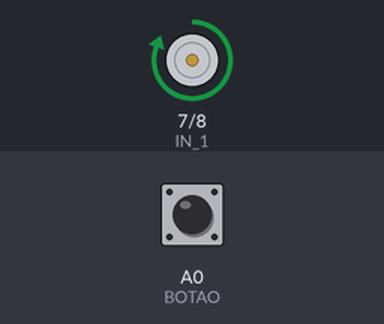
The sketch below on a simulated Arduino Uno, built with avr-gcc and run on an emulated ATmega328P. Parts: motor-driver pin pairs drawn as motors (green arrow = first pin HIGH = forward, orange = second pin HIGH = backward, longer = more drive). Inputs (shaded band) come from the test bench; at power-on: A0 (BOTAO) HIGH.

Above: at 1.2 s.
1.3 s: A0 (BOTAO) pulled LOW for 0.15 s
At 2.3 s:
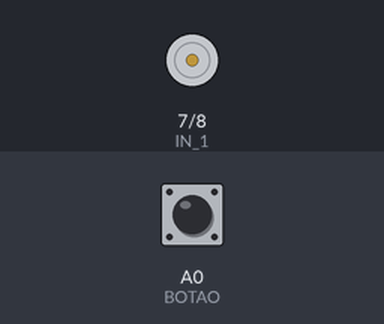
2.9 s: A0 (BOTAO) pulled LOW for 1 s
At 3.6 s:
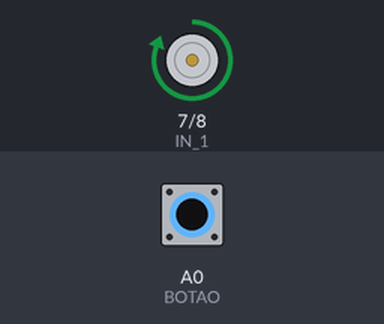
5.4 s: A0 (BOTAO) pulled LOW for 3.2 s
At 6.7 s:
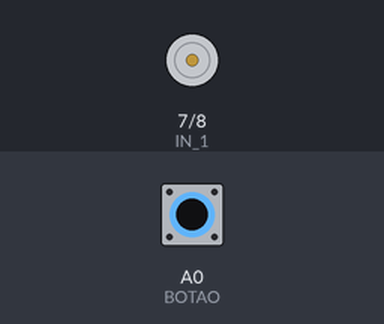
Timing chart, 0 to 8.4 s (numbered marks = the images above; inputs shaded):
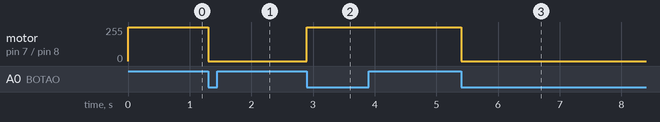

Measured:
- after the input at 1.3 s, motor on pin 7 (IN_1) / pin 8 (IN_2): forward 255/255 → stopped at once
- after the input at 2.9 s, motor on pin 7 (IN_1) / pin 8 (IN_2): stopped → forward 255/255 at once
- after the input at 5.4 s, motor on pin 7 (IN_1) / pin 8 (IN_2): forward 255/255 → stopped at once

The sketch:

ex19102018.ino
```cpp
#define BOTAO A0
#define IN_1 7
#define IN_2 8

int estado;
bool ligado = false;

void setup() {
  Serial.begin(9600);
  pinMode(BOTAO, INPUT_PULLUP);
  pinMode(IN_1, OUTPUT);
  pinMode(IN_2, OUTPUT);
  estado = 1;
  digitalWrite(IN_1, HIGH);
}

void loop() {
  // estado 1
  if (estado == 1 && !digitalRead(BOTAO)) {
    digitalWrite(IN_1, ligado ? HIGH : LOW);
    ligado = !ligado;
    estado = 2;
    delay(50);
  }

  // estado 2
  if (estado == 2 && digitalRead(BOTAO)) {
    estado = 1;
    delay(50);
  }

  // estado 3
  if (estado == 3 && !digitalRead(BOTAO)) {
    estado = 4;
    delay(50);
  }

  // estado 4
  if (estado == 4 && digitalRead(BOTAO)) {
    estado = 1;
    delay(50);
  }
}
```
